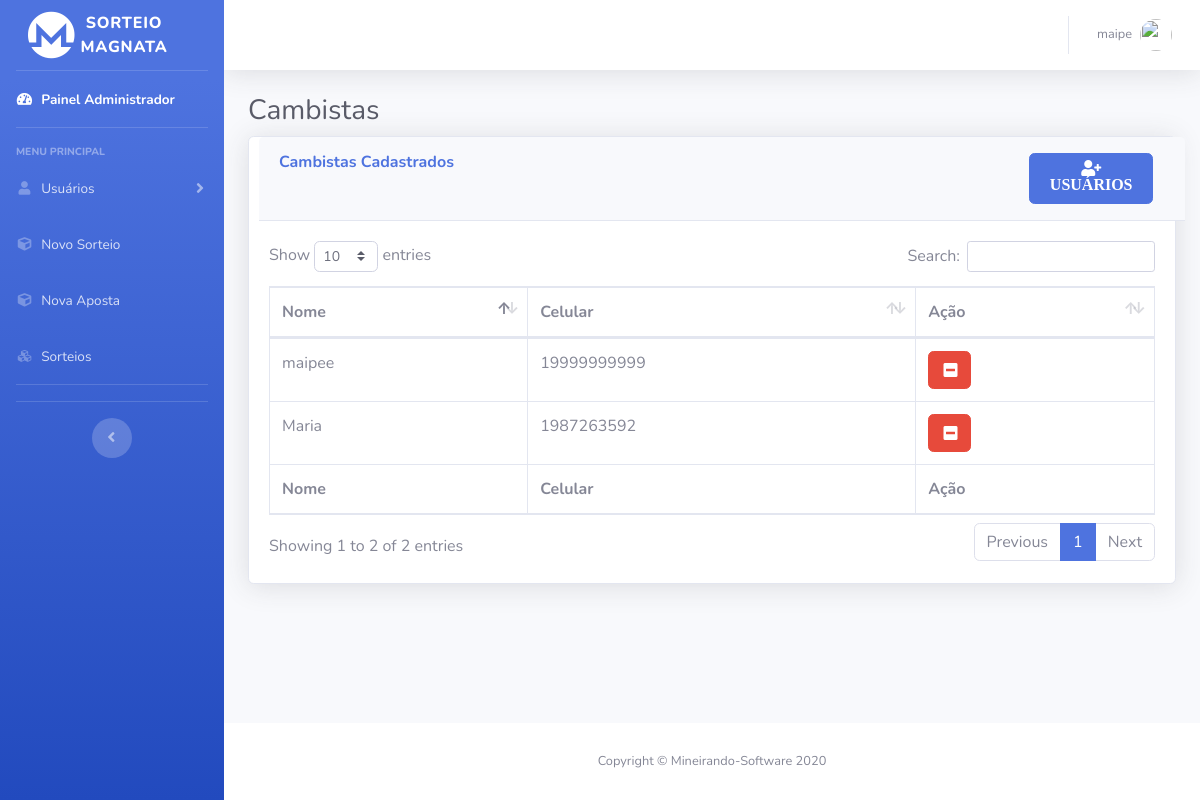
The page /cambistas.php (signed in) on the database its author committed.
### tables this page shows
CREATE TABLE `user` (
  `iduser` int(11) NOT NULL,
  `name` varchar(45) NOT NULL,
  `celular` varchar(45) NOT NULL,
  `senha` varchar(100) NOT NULL,
  `tipo` varchar(45) NOT NULL DEFAULT '0',
  `idSuperior` int(11) DEFAULT NULL,
  `nivel` varchar(15) NOT NULL,
  `data` date NOT NULL
);

### cambistas.php (the view, shortened to what this page needs)
<?php
include('php/server.php') ;
  $sort_check_query = 'SELECT * FROM user WHERE tipo = "1" ';
  $result = mysqli_query($db,$sort_check_query);
?>
<!DOCTYPE html>
<html lang="pt-br">
<head>
  <link href="vendor/fontawesome-free/css/all.min.css" rel="stylesheet" type="text/css">
  <link href="css/sb-admin-2.min.css" rel="stylesheet">
  <link href="vendor/datatables/dataTables.bootstrap4.min.css" rel="stylesheet">
</head>
<body id="page-top">
  <div id="wrapper">
    <ul class="navbar-nav bg-gradient-primary sidebar sidebar-dark accordion no-print" id="accordionSidebar">
      <a class="sidebar-brand d-flex align-items-center justify-content-center" href="index.php">
        <div class="col">
          <i class="fab fa-monero fa-3x"></i>
        </div>
        <div class="sidebar-brand-text mx-3">Sorteio Magnata</div>
      </a>
      <hr class="sidebar-divider my-0">
      <li class="nav-item active">
      <?php
      if($_SESSION['tipo']=="0"){
echo('<a class="nav-link" href="paineladm.php">
<i class="fas fa-fw fa-tachometer-alt"></i>
<span>Painel Administrador</span></a>');
      }
      ?>
      </li>
      <hr class="sidebar-divider">
      <div class="sidebar-heading">
        Menu Principal
      </div>
        <?php
      if($_SESSION['tipo']=="0"|| $_SESSION['tipo']=="1"){
echo('<li class="nav-item">
<a class="nav-link collapsed" href="#" data-toggle="collapse" data-target="#collapseTwo" aria-expanded="true" aria-controls="collapseTwo">
  <i class="fas fa-fw fa-user"></i>
  <span>Usuários</span>
</a>
<div id="collapseTwo" class="collapse" aria-labelledby="headingTwo" data-parent="#accordionSidebar">
<div class="bg-white py-2 collapse-inner rounded">
  <h6 class="collapse-header">Painel de Usuários:</h6>');
  echo('<a class="collapse-item" href="jogadores.php">Jogadores</a>
</div>
</div></li>');
      }
      ?>
      <?php
      if($_SESSION['tipo']=="0"){
echo(' <li class="nav-item">
<a class="nav-link" href="novosorteio.php">
  <i class="fas fa-fw fa-cube"></i>
  <span>Novo Sorteio</span></a>
</li>');
      }
      ?>
      <li class="nav-item">
        <a class="nav-link" href="novaaposta.php">
          <i class="fas fa-fw fa-cube"></i>
          <span>Nova Aposta</span></a>
      </li>
      <li class="nav-item">
        <a class="nav-link" href="sorteios.php">
          <i class="fas fa-fw fa-cubes"></i>
          <span>Sorteios</span></a>
      </li>
      <hr class="sidebar-divider">
      <hr class="sidebar-divider d-none d-md-block">
      <div class="text-center d-none d-md-inline">
        <button class="rounded-circle border-0" id="sidebarToggle"></button>
      </div>
    </ul>
    <div id="content-wrapper" class="d-flex flex-column">
      <div id="content">
        <nav class="navbar navbar-expand navbar-light bg-white topbar mb-4 static-top shadow">
          <ul class="navbar-nav ml-auto">
              <li class="nav-item dropdown no-arrow">
                <a class="nav-link dropdown-toggle" href="#" id="userDropdown" role="button" data-toggle="dropdown" aria-haspopup="true" aria-expanded="false">
                  <span class="mr-2 d-none d-lg-inline text-gray-600 small"><?php echo $_SESSION['username']; ?></span>
                  <img class="img-profile rounded-circle" src="https://source.unsplash.com/QAB-WJcbgJk/60x60">
                </a>
              </li>
          </ul>
        </nav>
        <div class="container-fluid">
          <h1 class="h3 mb-2 text-gray-800">Cambistas</h1>
          <div class="card shadow mb-4">
            <div class="card-header py-3" style="display: flex; flex-direction: row; justify-content: space-between; width: 100%; margin-left: 10px;">
              <h6 class="m-0 font-weight-bold text-primary" style="width: 30%;">Cambistas Cadastrados</h6>
              <div class="col-lg-2 col-md-9 col-sm-12">
                <button class="btn btn-primary" data-toggle="modal" data-target="#modalExemplo"> <i class="fas fa-user-plus"> USUÁRIOS </i> </button>
              </div>
            </div>
            <div class="card-body">
              <div class="table-responsive">
                <table class="table table-bordered" id="dataTable" width="100%" cellspacing="0">
                  <thead>
                    <tr>
                      <th>Nome</th>
                      <th>Celular</th>
                      <th>Ação</th>
                    </tr>
                  </thead>
                  <tfoot>
                    <tr>
                      <th>Nome</th>
                      <th>Celular</th>
                      <th>Ação</th>
                    </tr>
                  </tfoot>
                  <tbody>
                  <?php
                  $cont =0;
                   while($row = $result->fetch_assoc()) {
                    echo("<tr>
                    <td>".$row['name']."</td>
                    <td>".$row['celular']."</td>
                    <form id='exc_camb".$cont."' class='dropdown-item' method='post' action='cambistas.php'>
                    <input type='hidden' id='custId' name='idDelet' value='".$row['iduser']."'>
                    <input type='hidden' id='tipo' name='tipo' value='1'>
                  </form>
                    <td style='display: flex;'>
                     <div style='width: 44px !important; max-width: 30%; position: relative;'> <input  class='btn btn-danger' type='submit' form='exc_camb".$cont."' name='exc_camb'  value='    '/><i class='fa fa-minus-square'".$cont."' style='    position: absolute; left: 35%; top: 30%;  color: white; '></i></div >
                  </td>
                  </tr>");
                  $cont +=1;
                   }
                  ?>
                  </tbody>
                </table>
              </div>
            </div>
          </div>
        </div>
      </div>
      <footer class="sticky-footer bg-white no-print">
        <div class="container my-auto">
          <div class="copyright text-center my-auto">
            <span>Copyright &copy; Mineirando-Software 2020</span>
          </div>
        </div>
      </footer>
    </div>
  </div>
</body>
</html>
</body>
</html>

### rows shown on the page
user: name "maipee", celular "19999999999"
user: name "Maria", celular "1987263592"

### other values the page prints
$_SESSION['username'] "maipe"
